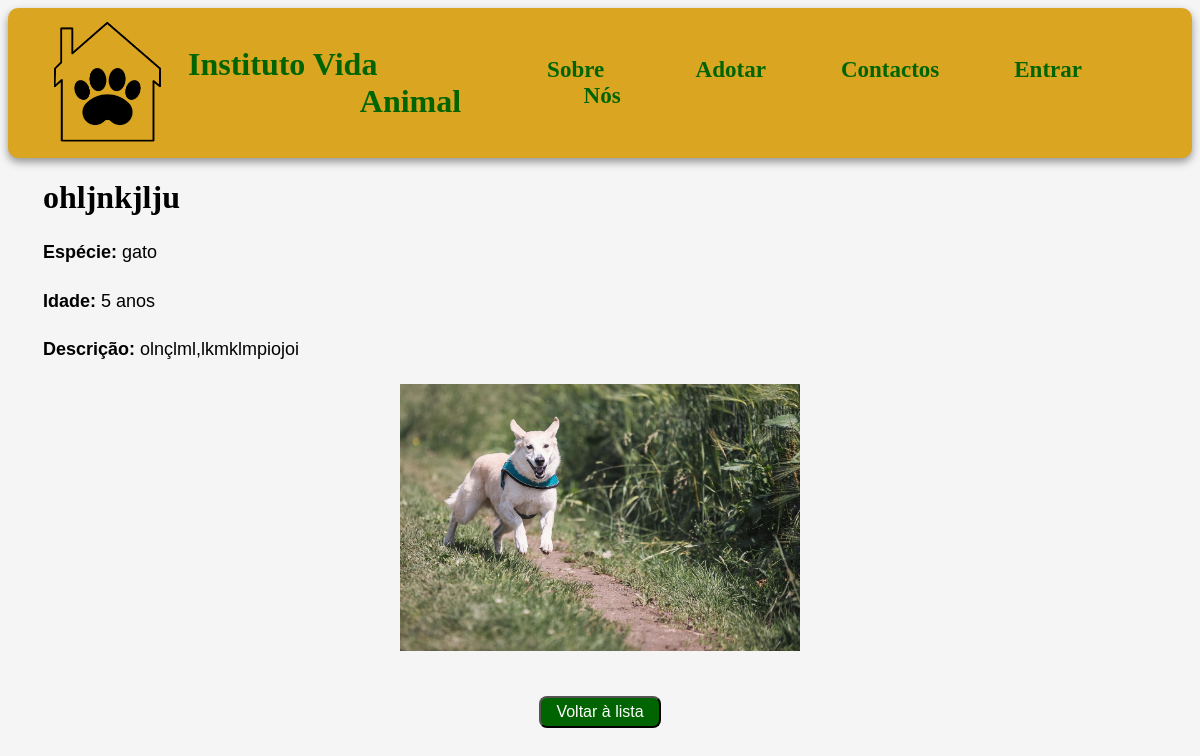
/animaisadc/15/, run on an earlier commit of the app's database.
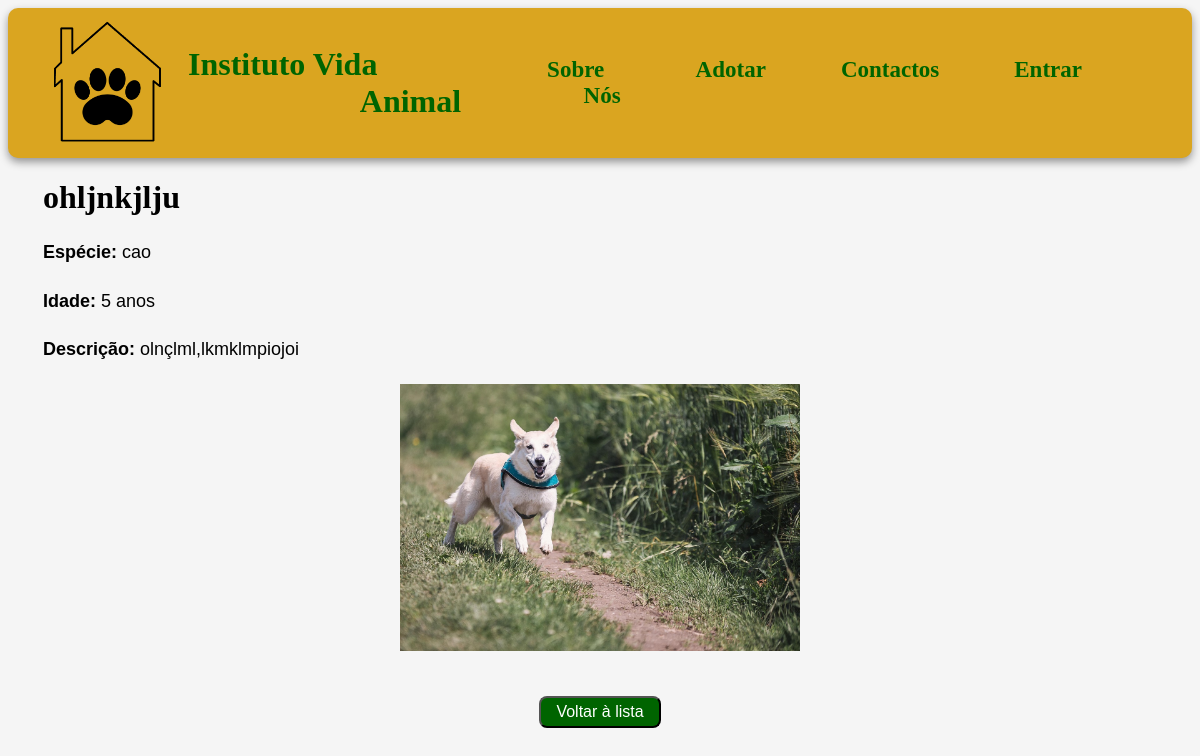
And on a later commit of the database.
### app_adocao/models.py (models this page shows, shortened)
class Animal(models.Model):
    ESPECIES = (
        ('gato', 'Gato'),
        ('cao', 'Cão'),
    )
    nome = models.CharField(max_length=100)
    idade = models.IntegerField()
    especie = models.CharField(choices=ESPECIES)
    descricao = models.CharField(max_length=500)
    imagem = models.ImageField(upload_to='imgAnimal/')

### app_adocao/views.py (the view)
# urls.py: path('animaisadc/<int:animal_id>/', views.animaisadc, name='animais_detalhe'),
def animaisadc(request, animal_id):
    animal = get_object_or_404(Animal, id=animal_id)
    return render(request, 'animais/animaisadc.html', {'animal': animal})

### app_adocao/templates/animais/animaisadc.html (shortened to what this page needs)
<!DOCTYPE html>
<html>
    <head>
        {% load static %}
        <link rel="stylesheet" href="{% static 'css/style.css' %}">
    </head>
    <body>
        <header class="cabecalho">
            <div style="gap: 20px; display: flex; align-items: center;">
                <img src="{% static 'imagens/logo.png' %}" alt="Logo do Instituto Vida Animal" class="logo">
                <a class="home" style="font-size: 32px; font-family: cursive; font-weight: bolder;" href="/"> Instituto Vida Animal </a>
            </div>
            <nav>
                <a style="font-size: 23px;" href="../../sobreNos">Sobre Nós</a>
                <a style="font-size: 23px;" href="../../adotar">Adotar</a>
                <a style="font-size: 23px;" href="../../contactos">Contactos</a>
                {% if user.is_authenticated %}
                    <span style="font-size: 20px; margin-right: 10px;">Olá, {{ user.username }}!</span>
                    <a style="font-size: 23px;" href="{% url 'logout' %}">Logout</a>
                {% else %}
                    <a style="font-size: 23px;" href="{% url 'sign_in' %}">Entrar</a>
                {% endif %}
            </nav>
        </header>
        <h1>{{ animal.nome }}</h1>
        <p><strong>Espécie:</strong> {{ animal.especie }}</p>
        <p><strong>Idade:</strong> {{ animal.idade }} anos</p>
        <p><strong>Descrição:</strong> {{ animal.descricao }}</p>
        {% if animal.imagem %}
            <div style="text-align: center;">
                <img src="{{ animal.imagem.url }}" alt="Imagem de {{ animal.nome }}" width="400">
            </div>
        {% endif %}
        <br><br>
        <div style="text-align: center;">
            <a href="{% url 'adotar' %}"><button>Voltar à lista</button></a>
        </div>
    </body>
</html>

What changed in the data, as far as the page shows it:
changed Animal "ohljnkjlju": especie "gato" → "cao"
